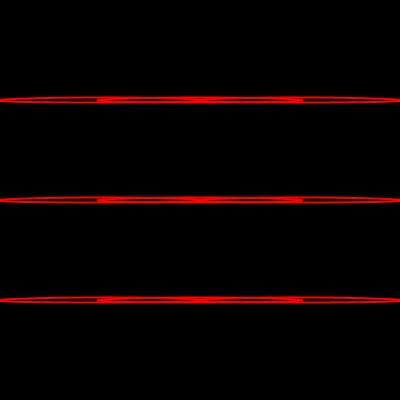
Frame 1 (no input)
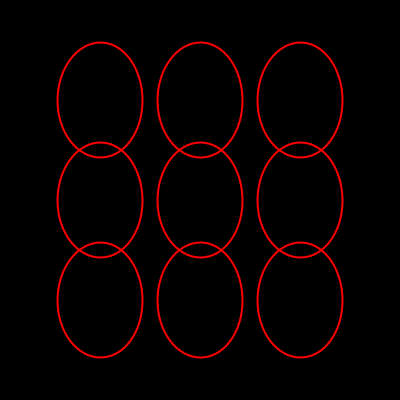
Frame 60 (the mouse pressed at the canvas centre just before this capture)
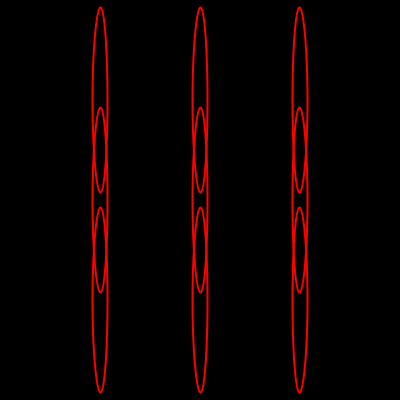
Frame 120 (the mouse held since frame 60 and released just before this capture)

The Processing sketch that drew these frames (run headless with seeded random() and noise(); from frame 60 on, the mouse is pressed at the canvas centre):

// Processing sketch: sketch_loop_sine
// ── sketch_loop_sine.pde
float diameter = 100; 
float angle = 0;

void setup() {
  size(400, 400);
  colorMode(HSB, 100);
  stroke(100, 100, 100);
  strokeWeight(2);
  noFill();
}

void draw() {
  
  background(0);
  
  float d2 = 5 + (sin(angle + PI/2) * diameter) + diameter;
  float d3 = 5 + (sin(angle + PI/2) * diameter) - diameter;
  
  for(float x = diameter; x < width; x += diameter){  
    for(float y = diameter; y < height; y += diameter){
      ellipse(x, y, d2, d3);
    }
  }
  
  angle += 0.03;
  
  if(frameCount % 120 == 0){
    stroke(random(100), 100, 100);  
  }
  
}
